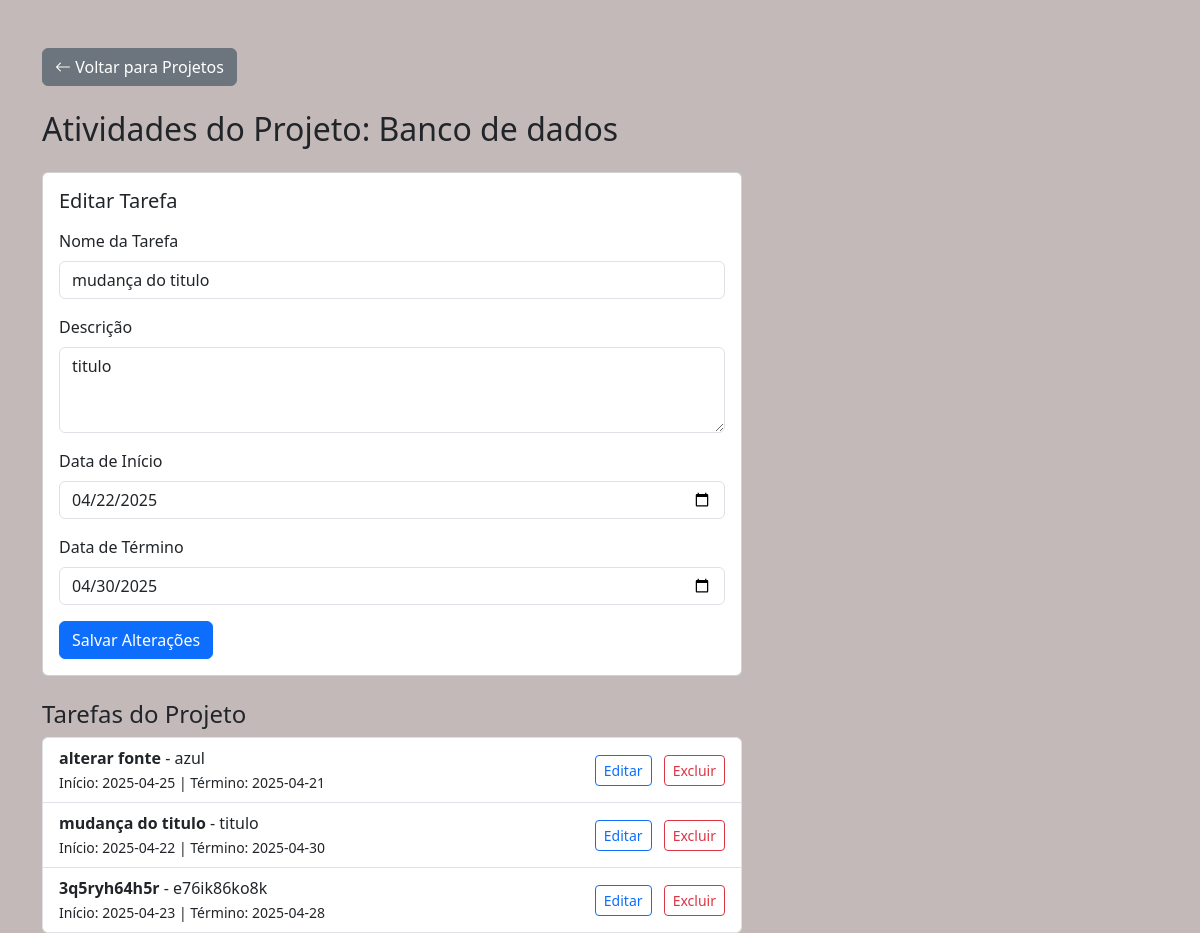
Page /tarefa/6/editar on the committed database.
### tables this page shows
CREATE TABLE projetos (
            id INTEGER PRIMARY KEY AUTOINCREMENT,
            nome TEXT NOT NULL,
            descricao TEXT
        , data_inicio DATE, data_fim DATE, responsavel TEXT, equipe TEXT);

CREATE TABLE tarefas (
            id INTEGER PRIMARY KEY AUTOINCREMENT,
            projeto_id INTEGER NOT NULL,
            nome TEXT NOT NULL,
            descricao TEXT,
            data_inicio DATE,
            data_fim DATE,
            FOREIGN KEY (projeto_id) REFERENCES projetos(id)
        );

### routes/tarefa_route.py (the view, shortened to what this page needs)
@tarefa_route.route('/tarefa/<int:id>/editar', methods=['GET', 'POST'])
def editar_tarefa(id):
    tarefa = buscar_tarefa_por_id(id)
    projeto = buscar_projeto_por_id(tarefa['projeto_id'])
    tarefas = buscar_tarefas_por_projeto(tarefa['projeto_id'])
    return render_template('tarefas.html', tarefa=tarefa, projeto=projeto, tarefas=tarefas)

### db.py (called while the page is built)
def buscar_projeto_por_id(id):
    conn = sqlite3.connect('banco.db')
    conn.row_factory = sqlite3.Row
    cursor = conn.cursor()
    cursor.execute('SELECT id, nome, descricao, data_inicio, data_fim, responsavel, equipe FROM projetos WHERE id = ?', (id,))
    projeto = cursor.fetchone()
    conn.close()
    return projeto

def buscar_tarefas_por_projeto(projeto_id):
    conn = sqlite3.connect('banco.db')
    conn.row_factory = sqlite3.Row
    cursor = conn.cursor()
    cursor.execute('''SELECT id, nome, descricao, data_inicio, data_fim FROM tarefas WHERE projeto_id = ?''', (projeto_id,))
    tarefas = cursor.fetchall()
    conn.close()
    return tarefas

def buscar_tarefa_por_id(id):
    conn = sqlite3.connect('banco.db')
    conn.row_factory = sqlite3.Row
    cursor = conn.cursor()
    cursor.execute('SELECT * FROM tarefas WHERE id = ?', (id,))
    tarefa = cursor.fetchone()
    conn.close()
    return tarefa

### templates/tarefas.html (shortened to what this page needs)
<!DOCTYPE html>
<html lang="pt-br">
<head>
    <link href="https://cdn.jsdelivr.net/npm/bootstrap@5.3.2/dist/css/bootstrap.min.css" rel="stylesheet">
    <link href="https://cdn.jsdelivr.net/npm/bootstrap-icons@1.10.5/font/bootstrap-icons.css" rel="stylesheet">
</head>
<body style="background-color: rgba(195, 185, 185, 0.991);">
<div class="container mt-5">
    <div>
        <a href="{{ url_for('projeto_route.listar_projetos') }}" class="btn btn-secondary mb-4">
            <i class="bi bi-arrow-left"></i> Voltar para Projetos
        </a>
        <h2 class="mb-4">Atividades do Projeto: {{ projeto['nome'] }}</h2>
        <div id="formCard" class="card mb-4 {{ 'd-none' if not tarefa else '' }}" style="max-width: 700px;">
            <div class="card-body">
                <div class="d-flex justify-content-between align-items-center mb-3">
                    <h5 class="card-title mb-0">
                        {% if tarefa %}
                            Editar Tarefa
                        {% else %}
                            Nova Tarefa
                        {% endif %}
                    </h5>
                </div>
                <form method="POST" action="{% if tarefa %}{{ url_for('tarefa_route.atualizar_tarefa', id=tarefa['id']) }}{% else %}{{ url_for('tarefa_route.salvar_tarefa_route', projeto_id=projeto['id']) }}{% endif %}">
                    <div class="mb-3">
                        <label for="nome" class="form-label">Nome da Tarefa</label>
                        <input type="text" class="form-control" id="nome" name="nome" required value="{{ tarefa['nome'] if tarefa else '' }}">
                    </div>
                    <div class="mb-3">
                        <label for="descricao" class="form-label">Descrição</label>
                        <textarea class="form-control" id="descricao" name="descricao" rows="3">{{ tarefa['descricao'] if tarefa else '' }}</textarea>
                    </div>
                    <div class="mb-3">
                        <label for="data_inicio" class="form-label">Data de Início</label>
                        <input type="date" class="form-control" id="data_inicio" name="data_inicio" required value="{{ tarefa['data_inicio'] if tarefa else '' }}">
                    </div>
                    <div class="mb-3">
                        <label for="data_fim" class="form-label">Data de Término</label>
                        <input type="date" class="form-control" id="data_fim" name="data_fim" required value="{{ tarefa['data_fim'] if tarefa else '' }}">
                    </div>
                    <button type="submit" class="btn btn-primary">
                        {% if tarefa %}Salvar Alterações{% else %}Adicionar Tarefa{% endif %}
                    </button>
                </form>
            </div>
        </div>
        <div style="max-width: 700px;">
            <h4>Tarefas do Projeto</h4>
            <ul class="list-group">
                {% for tarefa in tarefas %}
                    <li class="list-group-item d-flex justify-content-between align-items-center">
                        <div>
                            <strong>{{ tarefa['nome'] }}</strong> - {{ tarefa['descricao'] }} <br>
                            <small>Início: {{ tarefa['data_inicio'] }} | Término: {{ tarefa['data_fim'] }}</small>
                        </div>
                        <div>
                            <a  href="{{ url_for('tarefa_route.editar_tarefa', id=tarefa['id']) }}" class="btn btn-outline-primary btn-sm ms-2">Editar</a>
                            <form  action="{{ url_for('tarefa_route.excluir_tarefa_route', id=tarefa['id']) }}" method="POST" class="d-inline ms-2" onsubmit="return confirm('Tem certeza que deseja excluir esta tarefa?')">
                                <button type="submit" class="btn btn-outline-danger btn-sm">Excluir</button>
                            </form>
                        </div>
                    </li>
                {% endfor %}
            </ul>
        </div>
    </div>
</div>
</body>
</html>

### rows in the picture
projetos: nome "Banco de dados"
tarefas: nome "mudança do titulo", descricao "titulo", data_inicio "04/22/2025", data_fim "04/30/2025", data_inicio "2025-04-22", data_fim "2025-04-30"
tarefas: nome "alterar fonte", descricao "azul", data_inicio "2025-04-25", data_fim "2025-04-21"
tarefas: nome "3q5ryh64h5r", descricao "e76ik86ko8k", data_inicio "2025-04-23", data_fim "2025-04-28"
